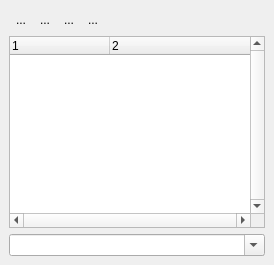
  <widget class="QDockWidget" name="dockWidgetHistory">
   <property name="sizePolicy">
    <sizepolicy hsizetype="Preferred" vsizetype="Preferred">
     <horstretch>0</horstretch>
     <verstretch>0</verstretch>
    </sizepolicy>
   </property>
   <property name="windowIcon">
    <iconset theme="folder-recent"/>
   </property>
   <property name="toolTip">
    <string>History of console commands &amp; statements</string>
   </property>
   <property name="statusTip">
    <string>History of console commands &amp; statements</string>
   </property>
   <property name="whatsThis">
    <string>&lt;html&gt;&lt;head/&gt;&lt;body&gt;&lt;p&gt;The history of commands and statements executed at Scipyen's console, and grouped by session, (start and end times shown).&lt;/p&gt;&lt;p&gt;Sessions without an end time are those where Scipyen was suddenly aborted.&lt;/p&gt;&lt;p&gt;You can copy these lines to a file, to the Scipyen's console, or execute them again (directly) by double-clicking.&lt;/p&gt;&lt;/body&gt;&lt;/html&gt;</string>
   </property>
   <property name="features">
    <set>QDockWidget::DockWidgetFloatable|QDockWidget::DockWidgetMovable</set>
   </property>
   <property name="windowTitle">
    <string>&amp;Command History</string>
   </property>
   <attribute name="dockWidgetArea">
    <number>8</number>
   </attribute>
   <widget class="QWidget" name="dockWidgetHistoryContents">
    <layout class="QGridLayout" name="gridLayout_2">
     <item row="0" column="0">
      <layout class="QHBoxLayout" name="horizontalLayout_4">
       <property name="spacing">
        <number>0</number>
       </property>
       <item>
        <widget class="QToolButton" name="historyCommandsExecuteToolButton">
         <property name="toolTip">
          <string>Execute selected commands</string>
         </property>
         <property name="statusTip">
          <string>Execute selected commands</string>
         </property>
         <property name="whatsThis">
          <string>Execute selected commands</string>
         </property>
         <property name="text">
          <string>...</string>
         </property>
         <property name="icon">
          <iconset theme="run-build"/>
         </property>
         <property name="autoRaise">
          <bool>true</bool>
         </property>
        </widget>
       </item>
       <item>
        <widget class="QToolButton" name="historyCommandsToConsoleToolButton">
         <property name="toolTip">
          <string>Send commands to console</string>
         </property>
         <property name="statusTip">
          <string>Send commands to console</string>
         </property>
         <property name="whatsThis">
          <string>Send commands to console</string>
         </property>
         <property name="accessibleName">
          <string>Send commands to console</string>
         </property>
         <property name="accessibleDescription">
          <string>Send commands to console</string>
         </property>
         <property name="text">
          <string>...</string>
         </property>
         <property name="icon">
          <iconset theme="scriptnew"/>
         </property>
         <property name="autoRaise">
          <bool>true</bool>
         </property>
        </widget>
       </item>
       <item>
        <widget class="QToolButton" name="copyHistoryCommands">
         <property name="toolTip">
          <string>Copy selected commands to clipboard</string>
         </property>
         <property name="statusTip">
          <string>Copy selected commands to clipboard</string>
         </property>
         <property name="whatsThis">
          <string>Copy selected commands to clipboard</string>
         </property>
         <property name="text">
          <string>...</string>
         </property>
         <property name="icon">
          <iconset theme="edit-copy"/>
         </property>
         <property name="autoRaise">
          <bool>true</bool>
         </property>
        </widget>
       </item>
       <item>
        <widget class="QToolButton" name="saveHistoryToolbutton">
         <property name="toolTip">
          <string>Save history to file</string>
         </property>
         <property name="statusTip">
          <string>Save history to file</string>
         </property>
         <property name="whatsThis">
          <string>Save history to file</string>
         </property>
         <property name="text">
          <string>...</string>
         </property>
         <property name="icon">
          <iconset theme="document-save"/>
         </property>
         <property name="autoRaise">
          <bool>true</bool>
         </property>
        </widget>
       </item>
       <item>
        <spacer name="horizontalSpacer_4">
         <property name="orientation">
          <enum>Qt::Horizontal</enum>
         </property>
         <property name="sizeHint" stdset="0">
          <size>
           <width>40</width>
           <height>20</height>
          </size>
         </property>
        </spacer>
       </item>
      </layout>
     </item>
     <item row="1" column="0">
      <widget class="QTreeWidget" name="historyTreeWidget">
       <property name="sizePolicy">
        <sizepolicy hsizetype="MinimumExpanding" vsizetype="MinimumExpanding">
         <horstretch>0</horstretch>
         <verstretch>0</verstretch>
        </sizepolicy>
       </property>
       <property name="contextMenuPolicy">
        <enum>Qt::CustomContextMenu</enum>
       </property>
       <property name="verticalScrollBarPolicy">
        <enum>Qt::ScrollBarAlwaysOn</enum>
       </property>
       <property name="horizontalScrollBarPolicy">
        <enum>Qt::ScrollBarAlwaysOn</enum>
       </property>
       <property name="showDropIndicator" stdset="0">
        <bool>false</bool>
       </property>
       <property name="dragEnabled">
        <bool>true</bool>
       </property>
       <property name="dragDropMode">
        <enum>QAbstractItemView::DragOnly</enum>
       </property>
       <property name="alternatingRowColors">
        <bool>true</bool>
       </property>
       <property name="selectionMode">
        <enum>QAbstractItemView::ExtendedSelection</enum>
       </property>
       <property name="selectionBehavior">
        <enum>QAbstractItemView::SelectItems</enum>
       </property>
       <property name="columnCount">
        <number>2</number>
       </property>
       <attribute name="headerVisible">
        <bool>true</bool>
       </attribute>
       <attribute name="headerCascadingSectionResizes">
        <bool>true</bool>
       </attribute>
       <attribute name="headerMinimumSectionSize">
        <number>100</number>
       </attribute>
       <attribute name="headerDefaultSectionSize">
        <number>100</number>
       </attribute>
       <attribute name="headerHighlightSections">
        <bool>true</bool>
       </attribute>
       <attribute name="headerShowSortIndicator" stdset="0">
        <bool>false</bool>
       </attribute>
       <attribute name="headerStretchLastSection">
        <bool>true</bool>
       </attribute>
       <column>
        <property name="text">
         <string notr="true">1</string>
        </property>
       </column>
       <column>
        <property name="text">
         <string notr="true">2</string>
        </property>
       </column>
      </widget>
     </item>
     <item row="2" column="0">
      <widget class="QComboBox" name="commandFinderComboBox">
       <property name="sizePolicy">
        <sizepolicy hsizetype="MinimumExpanding" vsizetype="Fixed">
         <horstretch>0</horstretch>
         <verstretch>0</verstretch>
        </sizepolicy>
       </property>
       <property name="toolTip">
        <string>Search for commands in the selected session, using regular expressions</string>
       </property>
       <property name="statusTip">
        <string>Search for commands in the selected session, using regular expressions</string>
       </property>
       <property name="whatsThis">
        <string>Search for commands in the selected session, using regular expressions</string>
       </property>
       <property name="editable">
        <bool>true</bool>
       </property>
      </widget>
     </item>
    </layout>
   </widget>
  </widget>
